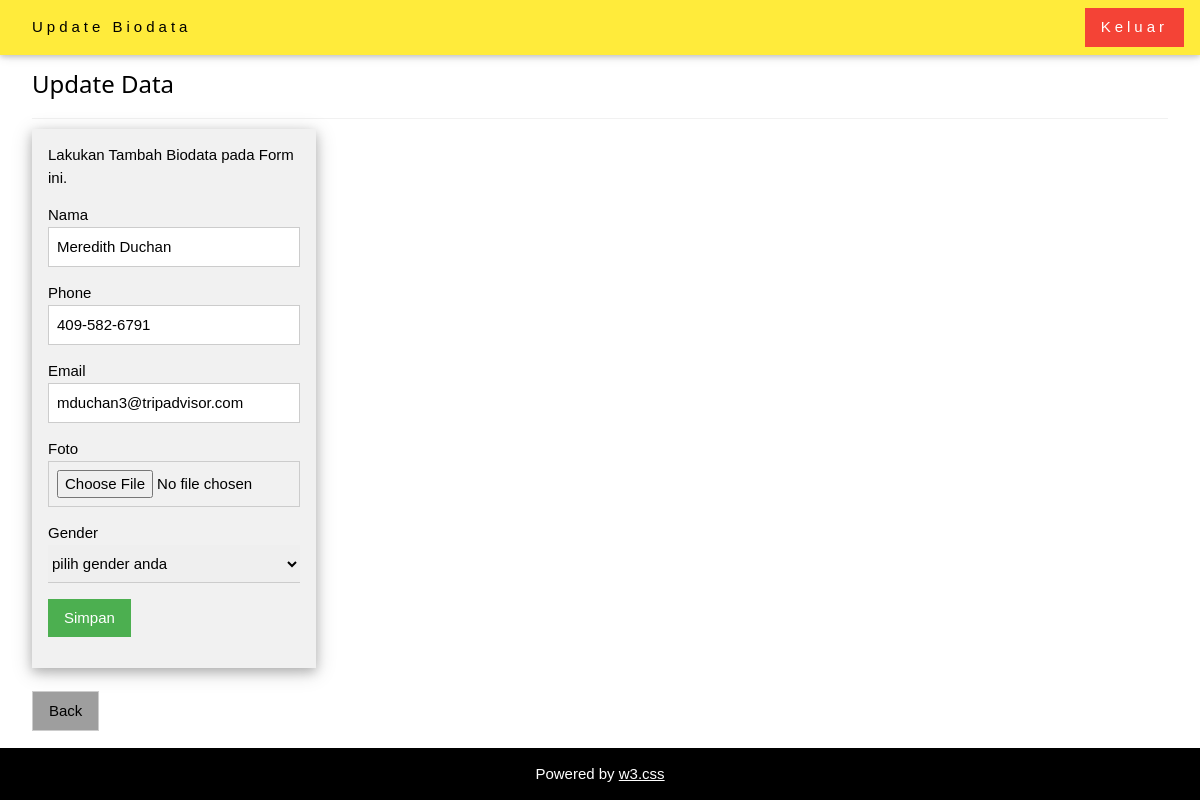
Screenshot of /updatebiodata.php?id=5 with the database file from the repository.
### tables this page shows
CREATE TABLE `biodata` (
  `id` int(11) NOT NULL,
  `nama` varchar(50) DEFAULT '0',
  `phone` varchar(50) DEFAULT '0',
  `email` varchar(50) DEFAULT '0',
  `foto` varchar(50) DEFAULT '0',
  `gender` varchar(50) DEFAULT '0'
);

### updatebiodata.php (the view, shortened to what this page needs)
<?php
  $servername = "localhost";
  $username = "root";
  $password = "";
  $db		  = "bukutamu";
  $conn = mysqli_connect($servername, $username, $password, $db);
  $id=$_GET['id'];
  $result=mysqli_query($conn,"SELECT * FROM biodata WHERE id=$id");
  if(mysqli_num_rows($result) > 0)
		{
		  $row=mysqli_fetch_assoc($result);
		}
?>
<!DOCTYPE html>
<html>
<link rel="stylesheet" href="asset/css/w3.css">
<body>
<div class="w3-top">
  <div class="w3-bar w3-yellow w3-wide w3-padding w3-card">
    <a href="#home" class="w3-bar-item w3-button">Update Biodata</a>
    <a href="logout.php" class="w3-bar-item w3-button w3-red w3-right">Keluar</a>
  </div>
</div>
<div class="w3-content w3-padding" style="max-width:1564px">
  <div class="w3-container w3-padding-32" id="contact">
    <h3 class="w3-border-bottom w3-border-light-grey w3-padding-16">Update Data</h3>
    <div class="w3-row">
      <form class="w3-container w3-col w3-card-4 w3-light-grey m3" action="ubahbiodata.php" method="post" enctype="multipart/form-data">
      <p>Lakukan Tambah Biodata pada Form ini.</p>
      <p><label>Nama</label>
      <input class="w3-input w3-border" name="nama" type="text" value="<?php echo $row['nama'];?>"></p>
      <p><label>Phone</label>
      <input class="w3-input w3-border" name="phone" type="text" value="<?php echo $row['phone'];?>"></p>
      <p><label>Email</label>
      <input class="w3-input w3-border" name="email" type="text" value="<?php echo $row['email'];?>"></p>
      <p><label>Foto </label>
      <input class="w3-input w3-border" name="filefoto" type="file"></p>
      <p><label>Gender</label>
      <select class="w3-select" name="gender">
        <option value="" disabled selected>pilih gender anda</option>
      </select>
      <input class="w3-button w3-green w3-section" type="submit" name="submit" value="Simpan">
      </form>
    </div>
    <br>
    <a href="profilbiodata.php" class="w3-button w3-border w3-gray">Back</a>
  </div>
</div>
<footer class="w3-bottom w3-center w3-black w3-padding-10">
  <p>Powered by <a href="https://www.w3schools.com/w3css/default.asp" title="W3.CSS" target="_blank" class="w3-hover-text-green">w3.css</a></p>
</footer>
</body>
</html>

### asset/css/w3.css (style rules this page uses)
*,*:before,*:after { box-sizing:inherit }
html { -ms-text-size-adjust:100%;-webkit-text-size-adjust:100% }
body { margin:0 }
article,aside,details,figcaption,figure,footer,header,main,menu,nav,section,summary { display:block }
a { background-color:transparent;-webkit-text-decoration-skip:objects }
button,input,select,textarea { font:inherit;margin:0 }
button,input { overflow:visible }
button,select { text-transform:none }
button,html [type=button],[type=reset],[type=submit] { -webkit-appearance:button }
html,body { font-family:Verdana,sans-serif;font-size:15px;line-height:1.5 }
html { overflow-x:hidden }
h3 { font-size:24px }
h1,h2,h3,h4,h5,h6 { font-family:"Segoe UI",Arial,sans-serif;font-weight:400;margin:10px 0 }
.w3-wide { letter-spacing:4px }
a { color:inherit }
.w3-btn,.w3-button { border:none;display:inline-block;padding:8px 16px;vertical-align:middle;overflow:hidden;text-decoration:none;color:inherit;background-color:inherit;text-align:center;cursor:pointer;white-space:nowrap }
.w3-btn,.w3-button { -webkit-touch-callout:none;-webkit-user-select:none;-khtml-user-select:none;-moz-user-select:none;-ms-user-select:none;user-select:none }
.w3-input { padding:8px;display:block;border:none;border-bottom:1px solid #ccc;width:100% }
.w3-select { padding:9px 0;width:100%;border:none;border-bottom:1px solid #ccc }
.w3-bar { width:100%;overflow:hidden }
.w3-bar .w3-bar-item { padding:8px 16px;float:left;width:auto;border:none;display:block;outline:0 }
.w3-bar .w3-button { white-space:normal }
.w3-container:after,.w3-container:before,.w3-panel:after,.w3-panel:before,.w3-row:after,.w3-row:before,.w3-row-padding:after,.w3-row-padding:before, .w3-cell-row:before,.w3-cell-row:after,.w3-clear:after,.w3-clear:before,.w3-bar:before,.w3-bar:after { content:"";display:table;clear:both }
.w3-col,.w3-half,.w3-third,.w3-twothird,.w3-threequarter,.w3-quarter { float:left;width:100% }
@media (min-width:601px) { .w3-col.m3,.w3-quarter { width:24.99999% } }
.w3-content,.w3-auto { margin-left:auto;margin-right:auto }
.w3-content { max-width:980px }
.w3-top,.w3-bottom { position:fixed;width:100%;z-index:1 }
.w3-top { top:0 }
.w3-bottom { bottom:0 }
.w3-container,.w3-panel { padding:0.01em 16px }
.w3-card,.w3-card-2 { box-shadow:0 2px 5px 0 rgba(0,0,0,0.16),0 2px 10px 0 rgba(0,0,0,0.12) }
.w3-card-4,.w3-hover-shadow:hover { box-shadow:0 4px 10px 0 rgba(0,0,0,0.2),0 4px 20px 0 rgba(0,0,0,0.19) }
.w3-center { text-align:center!important }
.w3-border { border:1px solid #ccc!important }
.w3-border-bottom { border-bottom:1px solid #ccc!important }
.w3-section,.w3-code { margin-top:16px!important;margin-bottom:16px!important }
.w3-padding { padding:8px 16px!important }
.w3-padding-16 { padding-top:16px!important;padding-bottom:16px!important }
.w3-padding-32 { padding-top:32px!important;padding-bottom:32px!important }
.w3-right { float:right!important }
.w3-green,.w3-hover-green:hover { color:#fff!important;background-color:#4CAF50!important }
.w3-red,.w3-hover-red:hover { color:#fff!important;background-color:#f44336!important }
.w3-yellow,.w3-hover-yellow:hover { color:#000!important;background-color:#ffeb3b!important }
.w3-black,.w3-hover-black:hover { color:#fff!important;background-color:#000!important }
.w3-grey,.w3-hover-grey:hover,.w3-gray,.w3-hover-gray:hover { color:#000!important;background-color:#9e9e9e!important }
.w3-light-grey,.w3-hover-light-grey:hover,.w3-light-gray,.w3-hover-light-gray:hover { color:#000!important;background-color:#f1f1f1!important }
.w3-border-light-grey,.w3-hover-border-light-grey:hover,.w3-border-light-gray,.w3-hover-border-light-gray:hover { border-color:#f1f1f1!important }

### rows the page displays
biodata: nama "Meredith Duchan", phone "409-582-6791", email "mduchan3@tripadvisor.com"
